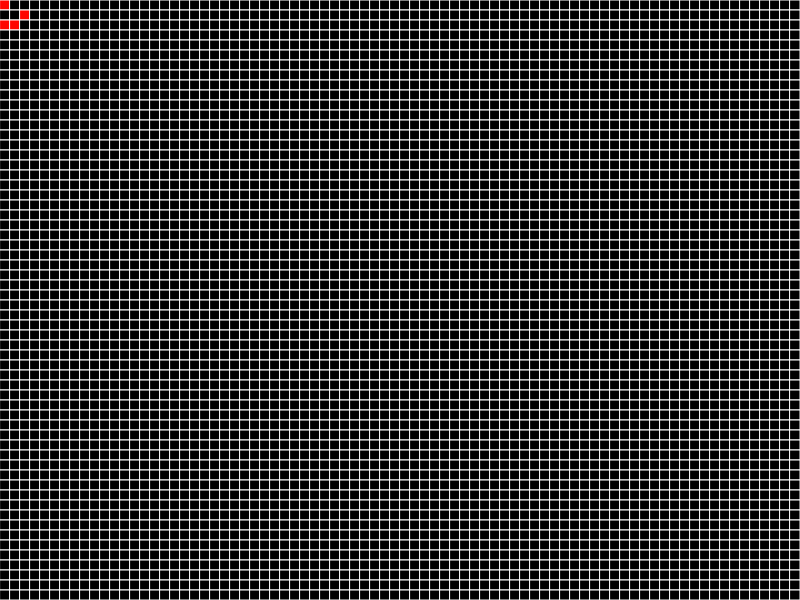
Frame 1 (no input)
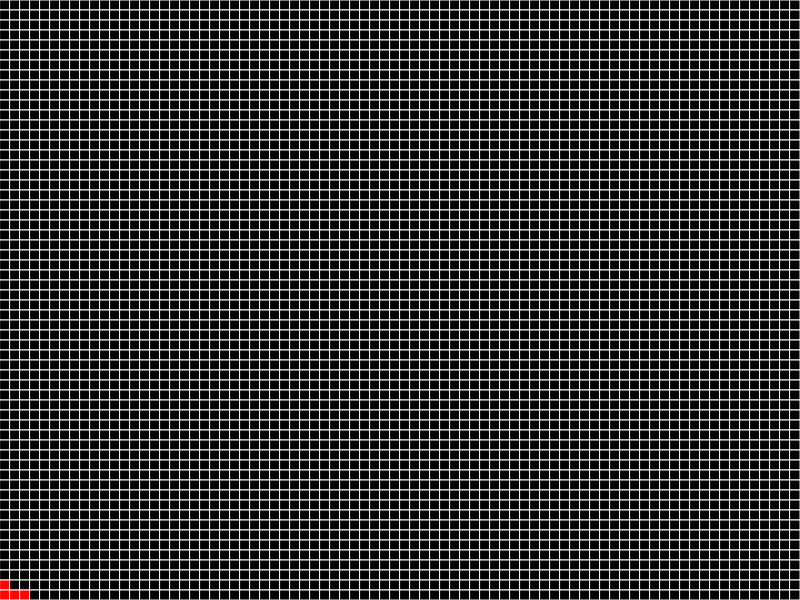
Frame 60 (no input)
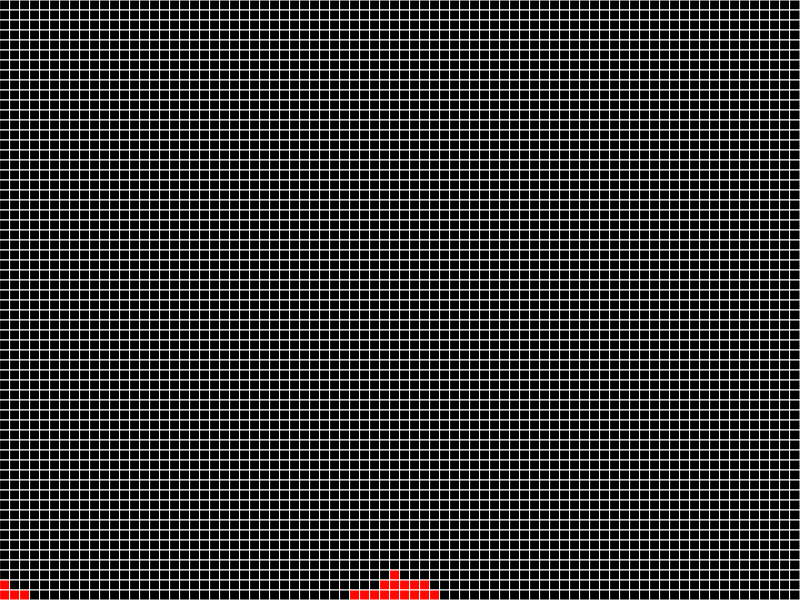
Frame 120 (the mouse pressed at the canvas centre since frame 60)

The p5.js sketch that drew these frames (run headless with seeded random() and noise() and a simulated clock; from frame 60 on, the mouse is pressed at the canvas centre):

// p5.js sketch
// ── sketch.js
let canvasWidth = 800;
let canvasHeight = 600;
let w = 10;
let h = 10;
let rows = canvasHeight / h;
let cols = canvasWidth / w;
let grid = [];
let hueVal = 1;

const drawGrid = (grid) => {
  strokeWeight(1);
  stroke(255);

  loopGrid(grid, (x, y, cell) => {
    if (isEmpty(cell)) fill(0);
    else fill(cell, 255, 255);

    rect(x * w, y * h, w, h);
  });
};

const createGrid = (x, y) =>
  Array.from({ length: y }, () => Array.from({ length: x }, () => 0));

function setup() {
  colorMode(HSB, 360, 255, 255);

  createCanvas(canvasWidth, canvasHeight);

  grid = createGrid(cols, rows);
}

function draw() {
  const newGrid = createGrid(cols, rows);

  loopGrid(grid, (x, y, cell) => {
    if (isEmpty(cell)) return;

    const mark = (_x = x, _y = y) => (newGrid[_y][_x] = cell);

    /** Floor */
    if (y >= rows - 1) return mark();

    /** Go one down */
    if (isEmpty(grid[y + 1][x])) return mark(x, y + 1);

    /** Randomly move to bottom right/left  */
    const moves = [-1, 1].filter((dir) => grid[y + 1][x + dir] === 0);

    if (isEmpty(moves.length)) return mark();

    mark(x + random(moves), y + 1);
  });

  grid = newGrid;

  drawGrid(grid);
}

function mouseMoved() {
  const r = floor(mouseX / w);
  const c = floor(mouseY / h);

  loopGrid(createGrid(4, 4), (x, y) => {
    if (!isEmpty(grid[y + c - 2]?.[x + r - 2])) return;

    grid[y + c - 2][x + r - 2] = hueVal += 0.05;

    hueVal %= 360;
  });
}

const isEmpty = (cell) => cell === 0;

const loopGrid = (grid, cb) => {
  for (let y = 0; y < grid.length; y++) {
    for (let x = 0; x < grid[y].length; x++) {
      cb(x, y, grid[y][x]);
    }
  }
};
